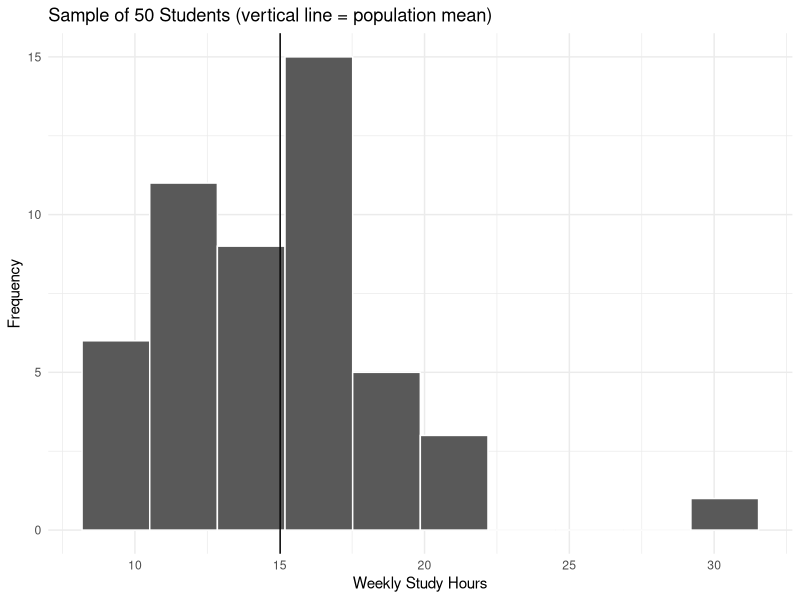
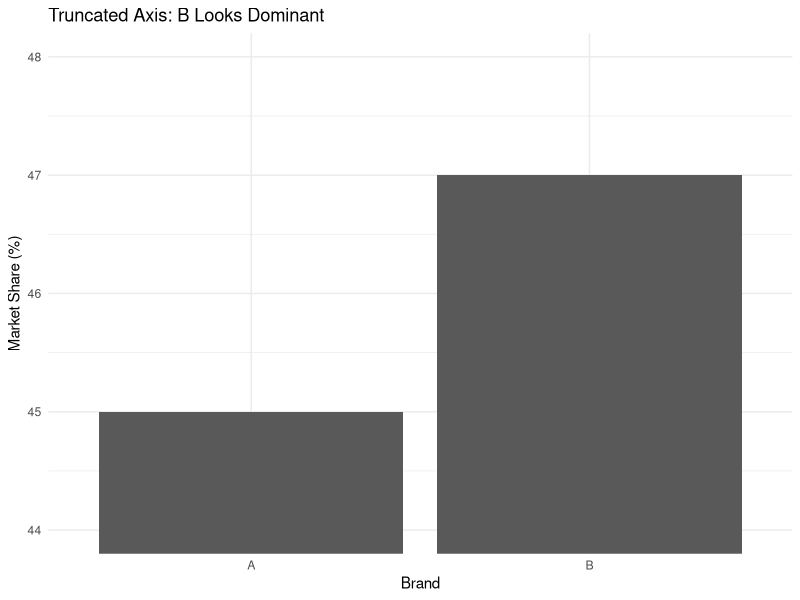
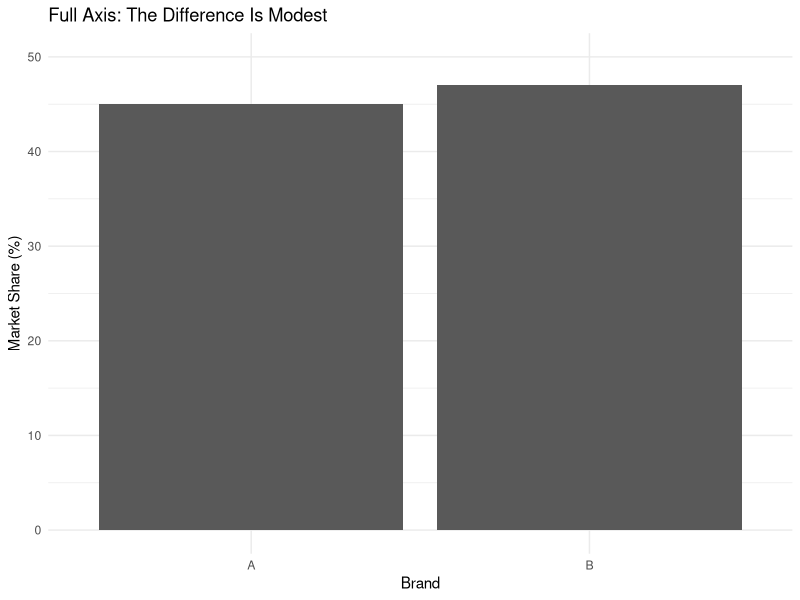
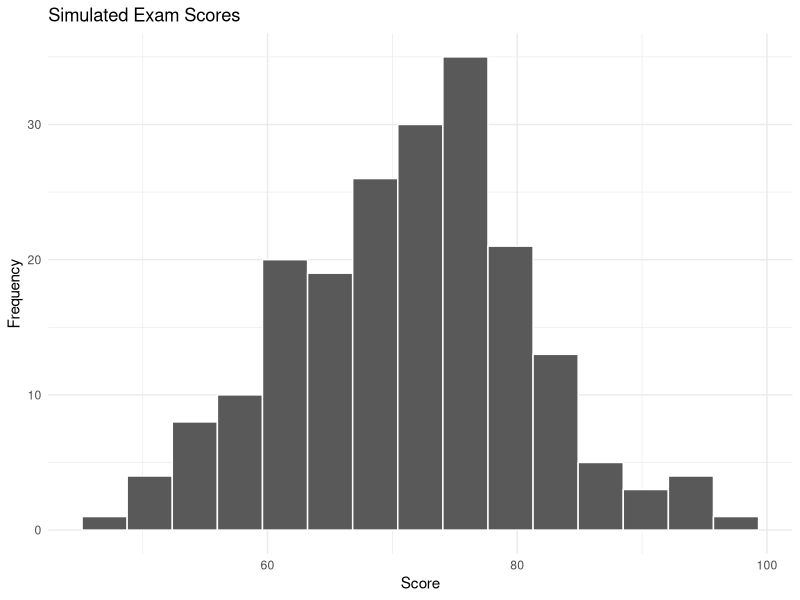

Source code (R) for these figures, in order:
## ---- chunk 1
library(tidyverse)
theme_set(theme_minimal())
## ---- chunk 2
set.seed(2026)
population_hours <- rnorm(10000, mean = 15, sd = 4)
sample_hours     <- sample(population_hours, 50)

mean(population_hours)  # parameter
mean(sample_hours)      # statistic
## ---- chunk 3
ggplot(data.frame(sample_hours), aes(sample_hours)) +
  geom_histogram(bins = 10, color = "white") +
  geom_vline(xintercept = mean(population_hours)) +
  labs(title = "Sample of 50 Students (vertical line = population mean)",
       x = "Weekly Study Hours", y = "Frequency")
## ---- chunk 4
recorded_values   <- c(18.6, 245, 3.75)
measurement_units <- c(0.1, 1, 0.01)

recorded_values - measurement_units / 2
recorded_values + measurement_units / 2
## ---- chunk 5
postal_code    <- factor(c("104", "220", "804"))
service_rating <- factor(c("poor", "good", "excellent"),
                         levels = c("poor", "good", "excellent"),
                         ordered = TRUE)
iq_score    <- c(109, 110, 125)
body_weight <- c(150, 180, 205)

str(postal_code)
str(service_rating)
str(iq_score)
str(body_weight)
## ---- chunk 6
set.seed(1)
roster <- data.frame(
  id      = 1:500,
  college = rep(c("Business", "Design", "Culture", "Management", "Media"),
                each = 100)
)
## ---- chunk 7
sample(roster$id, 10)
## ---- chunk 8
k     <- 500 / 10
start <- sample(1:k, 1)

seq(start, 500, by = k)
## ---- chunk 9
strata <- group_by(roster, college)
slice_sample(strata, n = 2)
## ---- chunk 10
building_id      <- rep(1:10, each = 20)
chosen_buildings <- sample(1:10, 2)

chosen_buildings
table(building_id[building_id %in% chosen_buildings])
## ---- chunk 11
set.seed(42)
treatment_group <- sample(1:20, 10)
control_group   <- setdiff(1:20, treatment_group)

sort(treatment_group)
control_group
## ---- chunk 12
market_share <- data.frame(Brand = c("A", "B"), Share = c(45, 47))
market_share
## ---- chunk 13
ggplot(market_share, aes(Brand, Share)) +
  geom_col() +
  coord_cartesian(ylim = c(44, 48)) +
  labs(title = "Truncated Axis: B Looks Dominant",
       y = "Market Share (%)")
## ---- chunk 14
ggplot(market_share, aes(Brand, Share)) +
  geom_col() +
  coord_cartesian(ylim = c(0, 50)) +
  labs(title = "Full Axis: The Difference Is Modest",
       y = "Market Share (%)")
## ---- chunk 15
set.seed(7)

exam_scores <- rnorm(200, mean = 70, sd = 10)
summary(exam_scores)
## ---- chunk 16
ggplot(data.frame(exam_scores), aes(exam_scores)) +
  geom_histogram(bins = 15, color = "white") +
  labs(title = "Simulated Exam Scores", x = "Score", y = "Frequency")
